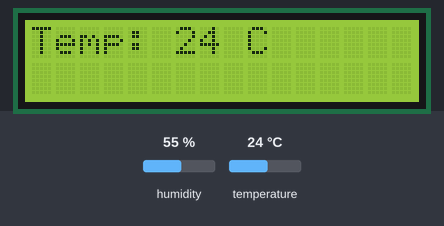
Recording of a sketch running on a simulated Arduino Uno, built with avr-gcc and run on an emulated ATmega328P. On the bench: 16×2 character LCD. The inputs (shaded band) are chosen by the test bench; at power-on: humidity 55 %, temperature 24 °C.

Above: at 1.2 s.
1.3 s: humidity set to 22 %
At 8.1 s:
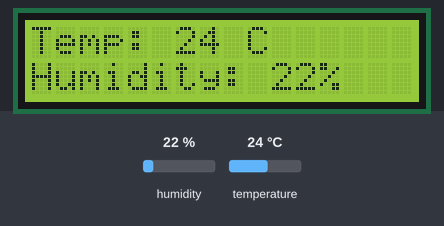
8.5 s: temperature set to 12 °C
At 14.0 s:
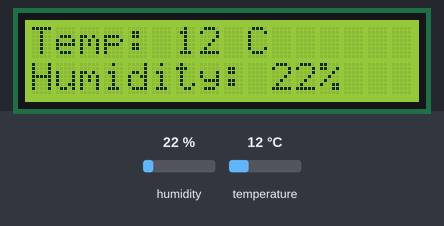
15.1 s: humidity set to 40 %
At 21.0 s:
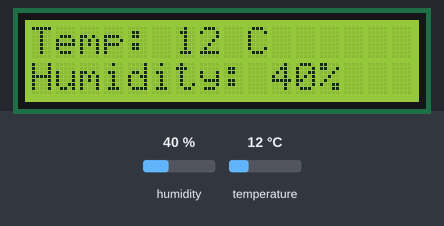
21.3 s: temperature set to 19 °C
At 27.3 s:
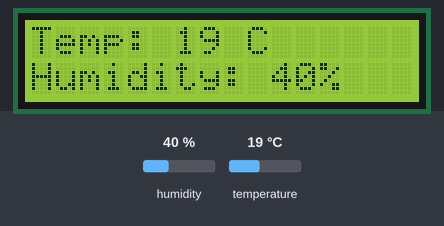
Timing chart, 0 to 28.5 s (numbered marks = the images above; inputs shaded):
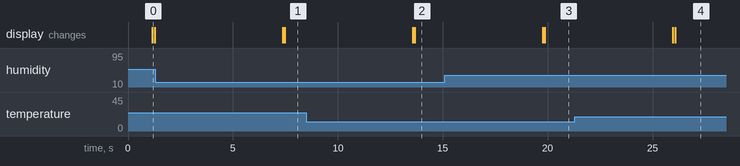

The sketch:

DHT11_WITH_LCD.ino
```cpp
// library includes
#include <LiquidCrystal.h>
#include <DHT11.h>

// initializing the LCD
const int rs=12, en=11, d4=5, d5=4, d6=3, d7=2;
LiquidCrystal lcd(rs, en, d4, d5, d6, d7);

// setting up the DHT11 sensor
const int DHT11_PIN = 7;
DHT11 dht11(DHT11_PIN);

void setup() {
  lcd.begin(16, 2);
}

void loop() {
  int temperature = dht11.readTemperature();
  delay(50);
  int humidity = dht11.readHumidity();

  lcd.clear();

  lcd.setCursor(0, 0);
  lcd.print("Temp: ");
  lcd.print(temperature);
  lcd.print(" C");

  delay(100);

  lcd.setCursor(0, 1);
  lcd.print("Humidity: ");
  lcd.print(humidity);
  lcd.print("%");

  delay(5000);
}
```

Measured:
- after the input at 1.3 s, the display: first differs from a run without the input after 6.2 s (image 1)
- after the input at 8.5 s, the display: first changes after 5.1 s (image 2 shows a later state)
- after the input at 15.1 s, the display: first differs from a run without the input after 4.8 s (image 3)
- after the input at 21.3 s, the display: first changes after 4.7 s (image 4 shows a later state)
